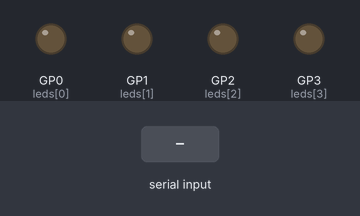
Bench run of a program on a simulated Raspberry Pi Pico running MicroPython. Parts: output pins drawn as LEDs (lit = HIGH). The test bench sets the inputs (shaded band).

Above: at 1.2 s.
1.3 s: "A" received over the second serial link
At 2.1 s:
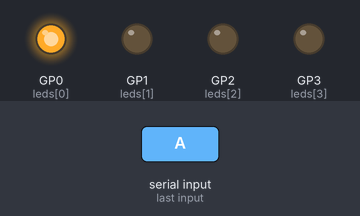
2.8 s: "T" received over the second serial link
At 3.3 s:
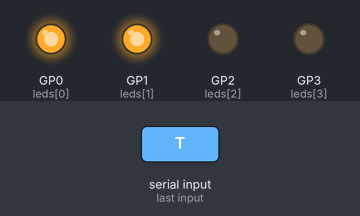
4.3 s: "D" received over the second serial link
At 5.5 s:
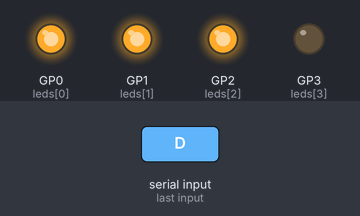
5.8 s: "I" received over the second serial link
At 6.8 s:
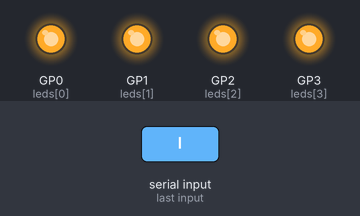
7.3 s: "S" received over the second serial link
At 8.2 s:
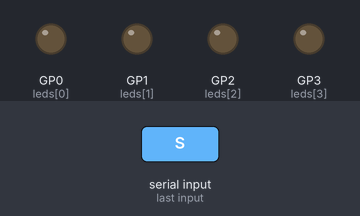
8.8 s: "T" received over the second serial link
At 10.2 s:
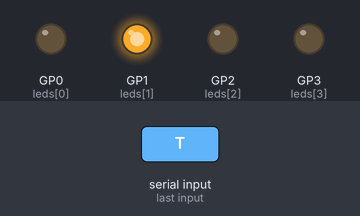
Timing chart, 0 to 11.3 s (numbered marks = the images above; inputs shaded):
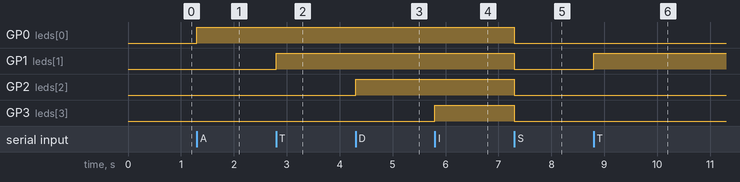

Measured:
- after the input at 1.3 s, GP0 (leds[0]): LOW → HIGH at once
- after the input at 2.8 s, GP1 (leds[1]): LOW → HIGH at once
- after the input at 4.3 s, GP2 (leds[2]): LOW → HIGH at once
- after the input at 5.8 s, GP3 (leds[3]): LOW → HIGH at once
- after the input at 7.3 s, GP0 (leds[0]), GP1 (leds[1]), GP2 (leds[2]), GP3 (leds[3]): HIGH → LOW at once
- after the input at 8.8 s, GP1 (leds[1]): LOW → HIGH at once

The program:

act6.py
```python
from machine import Pin, UART

# Asumiendo que conectas el HC-05/HC-06 en los mismos pines UART0 (TX 16, RX 17)
bt = UART(0, baudrate=9600, tx=Pin(16), rx=Pin(17))

leds = [Pin(0, Pin.OUT), Pin(1, Pin.OUT), Pin(2, Pin.OUT), Pin(3, Pin.OUT)]

def apagar_todos():
    for led in leds: led.value(0)

apagar_todos()

while True:
    if bt.any() > 0:
        dato = bt.read(1).decode('utf-8').strip().upper() # .upper() para no distinguir entre 'a' y 'A'

        if dato == 'A':
            leds[0].value(1)
        elif dato == 'T':
            leds[1].value(1)
        elif dato == 'D':
            leds[2].value(1)
        elif dato == 'I':
            leds[3].value(1)
        elif dato == 'S':
            apagar_todos()
```
